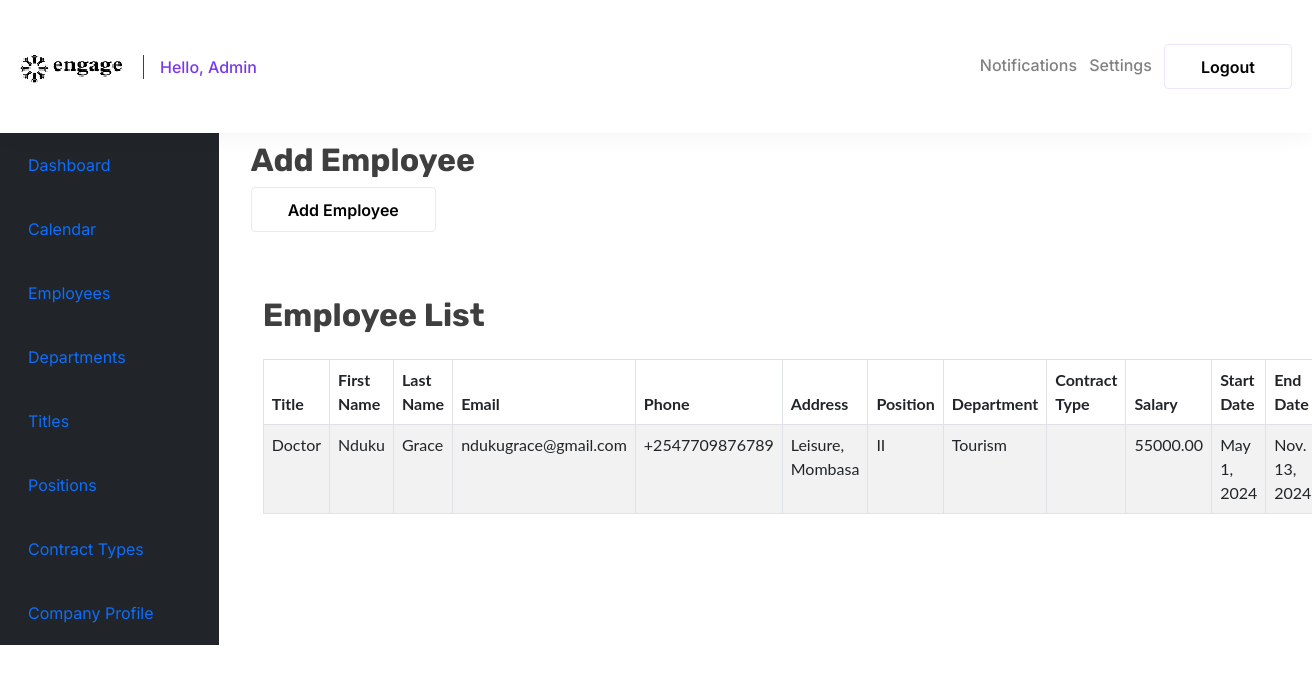
Screenshot of /add_employee/ (signed in) with the database file from the repository.
### accounts/models.py (models this page shows, shortened)
class Employee(models.Model):
    title = models.ForeignKey(Title, on_delete=models.CASCADE)
    first_name = models.CharField(max_length=100)
    last_name = models.CharField(max_length=100)
    email = models.EmailField(max_length=100)
    phone = models.CharField(max_length=100)
    address = models.CharField(max_length=100, null=True)
    position = models.ForeignKey(Position, on_delete=models.CASCADE)
    department = models.ForeignKey(Department, on_delete=models.CASCADE)
    contract_type = models.ForeignKey(Contract_type, on_delete=models.CASCADE)
    salary = models.DecimalField(max_digits=10, decimal_places=2)
    start_date = models.DateField()
    end_date = models.DateField(null=True)
    profile_picture = models.ImageField(upload_to='profile_picture', default='default.jpg')
    created_at = models.DateTimeField(auto_now_add=True)
    updated_at = models.DateTimeField(auto_now=True)
    company = models.ForeignKey(Company, on_delete=models.CASCADE)

class Title(models.Model):
    name = models.CharField(max_length=100)
    abbreviation = models.CharField(max_length=100, null=True)
    company = models.ForeignKey(Company, on_delete=models.CASCADE)
    def __str__(self):
        return f"{self.name}"

class Position(models.Model):
    name = models.CharField(max_length=100)
    abbreviation = models.CharField(max_length=100, null=True)
    company = models.ForeignKey(Company, on_delete=models.CASCADE)
    def __str__(self):
        return f"{self.name}"

class Department(models.Model):
    name = models.CharField(max_length=100)
    abbreviation = models.CharField(max_length=100, null=True)
    company = models.ForeignKey(Company, on_delete=models.CASCADE)
    def __str__(self):
        return f"{self.name}"

### accounts/views.py (the view)
# urls.py: path('add_employee/', views.add_employee, name='add_employee'),
def add_employee(request):
    context = {}
    employees = Employee.objects.filter(company=request.user.company)
    comp = get_object_or_404(Company, pk=request.user.company.id)
    if request.method == 'POST':
        emp_form = EmployeeForm(request.POST)
        if emp_form.is_valid():
            employee = emp_form.save(commit=False)
            employee.company = request.user.company
            employee.save()
            messages.success(request, 'Employee added successfully')
        else:
            messages.error(request, 'Employee not added')
    else:
        emp_form = EmployeeForm()
    context = {
        'emp_form': emp_form,
        'employees': employees,
        'company_id': comp.id,
        }
    return render(request, 'accounts/add_employee.html', context)

### accounts/models.py (called while the page is built)
    def __str__(self):
        return f"{self.name}"

### accounts/templates/accounts/add_employee.html (shortened to what this page needs)
{% extends 'accounts/logged_in.html' %}
{% load crispy_forms_tags %}
{% block auth_content %}
<h2>Add Employee</h2>
<button type="button" class="btn btn-primary mb-3" data-bs-toggle="modal" data-bs-target="#addEmployeeModal">
    Add Employee
</button>
<div class="container mt-5 mx-0">
    <h2 class="mb-4">Employee List</h2>
    <table class="table table-bordered table-striped">
        <thead>
            <tr>
                <th>Title</th>
                <th>First Name</th>
                <th>Last Name</th>
                <th>Email</th>
                <th>Phone</th>
                <th>Address</th>
                <th>Position</th>
                <th>Department</th>
                <th>Contract Type</th>
                <th>Salary</th>
                <th>Start Date</th>
                <th>End Date</th>
            </tr>
        </thead>
        <tbody>
            {% for employee in employees %}
                <tr>
                    <td>{{ employee.title }}</td>
                    <td>{{ employee.first_name }}</td>
                    <td>{{ employee.last_name }}</td>
                    <td>{{ employee.email }}</td>
                    <td>{{ employee.phone }}</td>
                    <td>{{ employee.address }}</td>
                    <td>{{ employee.position }}</td>
                    <td>{{ employee.department.name }}</td>
                    <td>{{ employee.get_contract_type_display }}</td>
                    <td>{{ employee.salary }}</td>
                    <td>{{ employee.start_date }}</td>
                    <td>{{ employee.end_date }}</td>
                </tr>
            {% endfor %}
        </tbody>
    </table>
</div>
{% endblock %}

### static/assets/css/style.css (style rules this page uses)
:root { --primary_font: "Rubik", sans-serif; --secondary_font: "Inter", sans-serif; --primary_color: #3F3F3F; --secondary_color: #7839EE; --accent_color: #FBFBFB; --text_color: #818181; --default_color: #FFFFFF; --color_one: #EDE4FE; --primary_bg: #FAF7FE; }
html { scroll-behavior: smooth; min-height: 100vh; }
body { overflow-x: hidden; }
h2 { color: var(--primary_color); font-size: 44px; font-family: var(--primary_font); font-weight: 700; text-transform: capitalize; }
.btn { color: var(--secondary_color); font-size: 18px; font-family: var(--secondary_font); font-weight: 600; text-transform: capitalize; padding: 10px 36px 9px; border-radius: 4px; border: 1px solid var(--color_one); background: var(--color_one); transition: 0.4s all ease; }

### ecalendar/static/ecalendar/css/styles.css (style rules this page uses)
body { font-family: "ptsans", "Lato", "Helvetica Neue", Helvetica, Arial, sans-serif; }
.btn { outline: none; color: black; background-color: transparent; box-shadow: 0 0 0 0; margin-right: 3px; }

### static/assets/css/responsive.css (style rules this page uses)
@media only screen and (min-width:1200px) and (max-width:1500px) { h2 { font-size: 32px; } }
@media only screen and (min-width:1200px) and (max-width:1500px) { .btn { font-size: 16px; } }

### rows the page displays
Employee: title "Doctor", first_name "Nduku", last_name "Grace", email "ndukugrace@gmail.com", phone "+2547709876789", address "Leisure, Mombasa", position "II", department.name "Tourism", salary "55000.00", start_date "May 1, 2024", end_date "Nov. 13, 2024"
